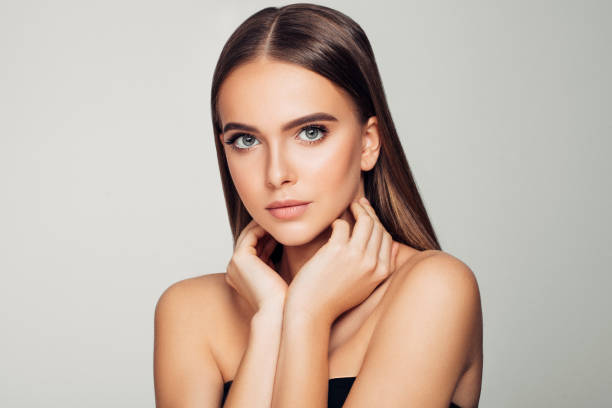
#> input picture istockphoto-1133213198-612x612.jpg, 612 x 408 px
$ python draw.py
#> lines starting #> are read from the running program, lines starting #| are printed output that depends on the picture
import cv2
import over_lapper as lp

img_path =input('Please Enter The Pic Path : ')
#> the answer given: istockphoto-1133213198-612x612.jpg
img = cv2.imread(img_path)
#> img is the input picture: shape (408, 612, 3); mean B, G, R 170, 181.3, 197
gray_scale = cv2.cvtColor(img,cv2.COLOR_BGR2GRAY)  #convering the pic in to black and white so that we can have a sketch
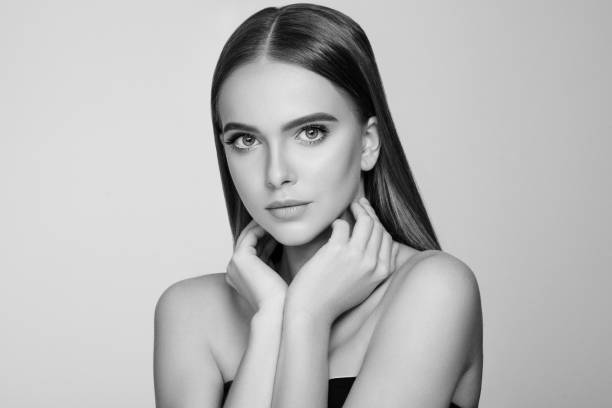
#> gray_scale: shape (408, 612); min 0, max 236, mean 184.8
img_inv = cv2.bitwise_not(gray_scale) #to seperate the bright to low and low to bright
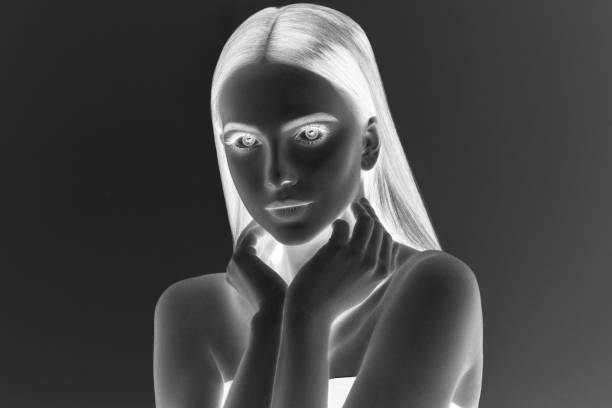
#> img_inv: shape (408, 612); min 19, max 255, mean 70.2
img_smoothing = cv2.GaussianBlur(img_inv,(21,21),sigmaX=0,sigmaY=0) #smooting the inverted image using gaussian BLUR
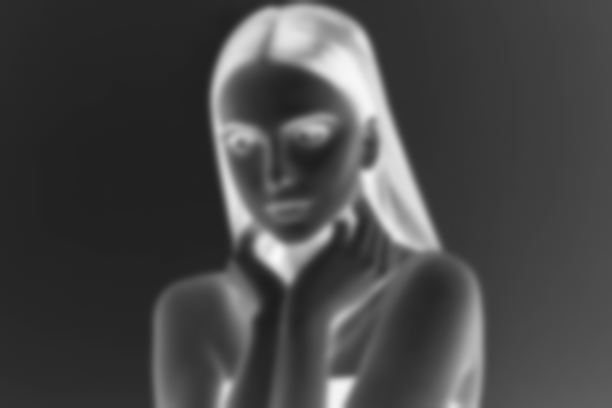
#> img_smoothing: shape (408, 612); min 29, max 248, mean 70.2
#> (the run stopped early here; a loop or call above may not have finished)
